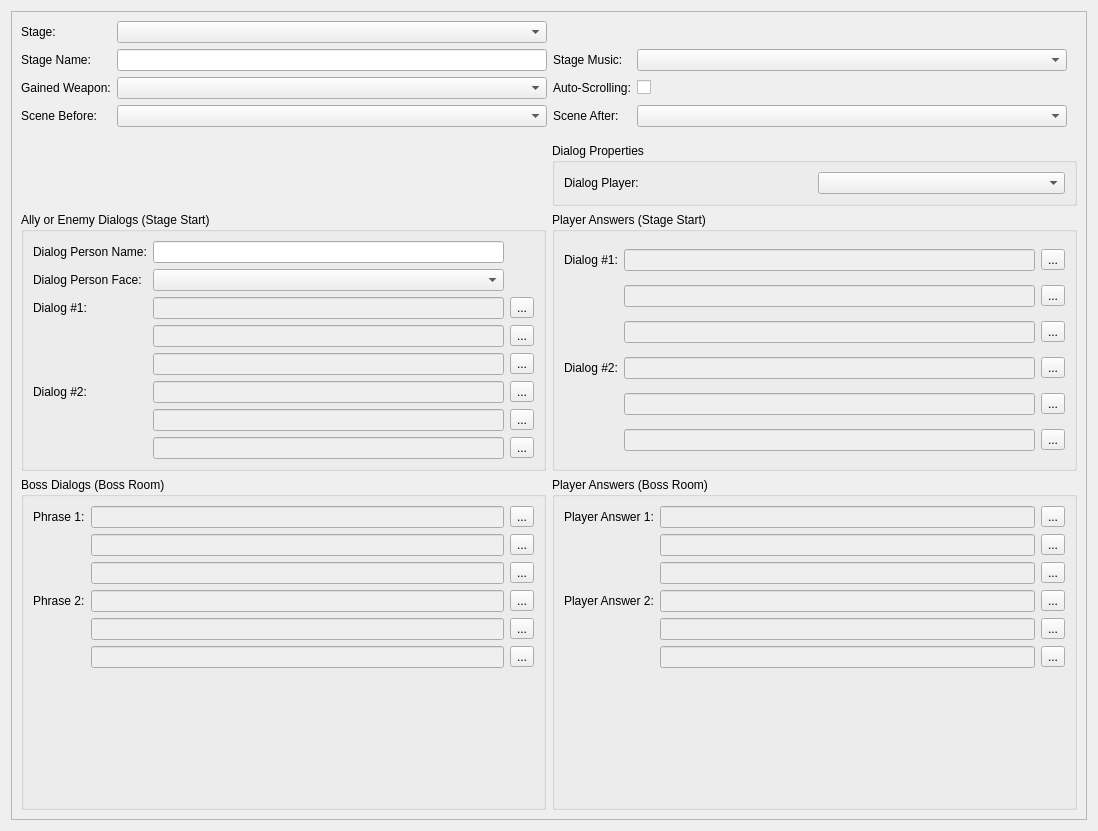
<?xml version="1.0" encoding="UTF-8"?>
<ui version="4.0">
 <class>stage_edit</class>
 <widget class="QWidget" name="stage_edit">
  <property name="geometry">
   <rect>
    <x>0</x>
    <y>0</y>
    <width>1098</width>
    <height>831</height>
   </rect>
  </property>
  <property name="windowTitle">
   <string>Form</string>
  </property>
  <layout class="QGridLayout" name="gridLayout">
   <item row="0" column="0">
    <widget class="QScrollArea" name="scrollArea">
     <property name="widgetResizable">
      <bool>true</bool>
     </property>
     <widget class="QWidget" name="scrollAreaWidgetContents">
      <property name="geometry">
       <rect>
        <x>0</x>
        <y>0</y>
        <width>1078</width>
        <height>811</height>
       </rect>
      </property>
      <layout class="QVBoxLayout" name="verticalLayout_2">
       <item>
        <layout class="QGridLayout" name="gridLayout_4">
         <property name="rightMargin">
          <number>10</number>
         </property>
         <property name="bottomMargin">
          <number>10</number>
         </property>
         <item row="0" column="1">
          <widget class="QComboBox" name="stages_tab_stage_combo"/>
         </item>
         <item row="4" column="1">
          <widget class="QComboBox" name="stage_boss_weapon_combo"/>
         </item>
         <item row="0" column="0">
          <widget class="QLabel" name="label_48">
           <property name="text">
            <string>Stage:</string>
           </property>
          </widget>
         </item>
         <item row="1" column="0">
          <widget class="QLabel" name="label_49">
           <property name="text">
            <string>Stage Name:</string>
           </property>
          </widget>
         </item>
         <item row="1" column="1">
          <widget class="QLineEdit" name="stages_tab_stage_name_lineedit">
           <property name="maxLength">
            <number>30</number>
           </property>
          </widget>
         </item>
         <item row="4" column="0">
          <widget class="QLabel" name="label_63">
           <property name="text">
            <string>Gained Weapon:</string>
           </property>
          </widget>
         </item>
         <item row="0" column="4">
          <spacer name="horizontalSpacer">
           <property name="orientation">
            <enum>Qt::Horizontal</enum>
           </property>
           <property name="sizeHint" stdset="0">
            <size>
             <width>40</width>
             <height>20</height>
            </size>
           </property>
          </spacer>
         </item>
         <item row="1" column="3">
          <widget class="QLabel" name="label_13">
           <property name="text">
            <string>Stage Music:</string>
           </property>
          </widget>
         </item>
         <item row="1" column="4">
          <widget class="QComboBox" name="stages_tab_bgmusic_combo"/>
         </item>
         <item row="4" column="3">
          <widget class="QLabel" name="label_3">
           <property name="text">
            <string>Auto-Scrolling:</string>
           </property>
          </widget>
         </item>
         <item row="4" column="4">
          <widget class="QCheckBox" name="autoScrolling_checkBox">
           <property name="text">
            <string/>
           </property>
          </widget>
         </item>
         <item row="5" column="0">
          <widget class="QLabel" name="label_4">
           <property name="text">
            <string>Scene Before:</string>
           </property>
          </widget>
         </item>
         <item row="5" column="3">
          <widget class="QLabel" name="label_6">
           <property name="text">
            <string>Scene After:</string>
           </property>
          </widget>
         </item>
         <item row="5" column="1">
          <widget class="QComboBox" name="cutscenePre_comboBox"/>
         </item>
         <item row="5" column="4">
          <widget class="QComboBox" name="cutscenePos_comboBox"/>
         </item>
        </layout>
       </item>
       <item>
        <layout class="QVBoxLayout" name="verticalLayout">
         <item>
          <layout class="QGridLayout" name="gridLayout_6">
           <item row="2" column="0">
            <widget class="QGroupBox" name="groupBox_4">
             <property name="title">
              <string>Boss Dialogs (Boss Room)</string>
             </property>
             <layout class="QGridLayout" name="gridLayout_13">
              <item row="5" column="1">
               <widget class="QLineEdit" name="boss_dialog_text2_line3">
                <property name="enabled">
                 <bool>false</bool>
                </property>
                <property name="maxLength">
                 <number>30</number>
                </property>
               </widget>
              </item>
              <item row="2" column="2">
               <widget class="QToolButton" name="boss_phrase1_3_toolButton">
                <property name="text">
                 <string>...</string>
                </property>
               </widget>
              </item>
              <item row="5" column="2">
               <widget class="QToolButton" name="boss_phrase2_3_toolButton">
                <property name="text">
                 <string>...</string>
                </property>
               </widget>
              </item>
              <item row="4" column="2">
               <widget class="QToolButton" name="boss_phrase2_2_toolButton">
                <property name="text">
                 <string>...</string>
                </property>
               </widget>
              </item>
              <item row="2" column="1">
               <widget class="QLineEdit" name="boss_dialog_text1_line3">
                <property name="enabled">
                 <bool>false</bool>
                </property>
                <property name="maxLength">
                 <number>30</number>
                </property>
               </widget>
              </item>
              <item row="0" column="0">
               <widget class="QLabel" name="label_21">
                <property name="text">
                 <string>Phrase 1:</string>
                </property>
               </widget>
              </item>
              <item row="1" column="2">
               <widget class="QToolButton" name="boss_phrase1_2_toolButton">
                <property name="text">
                 <string>...</string>
                </property>
               </widget>
              </item>
              <item row="3" column="0">
               <widget class="QLabel" name="label_24">
                <property name="text">
                 <string>Phrase 2:</string>
                </property>
               </widget>
              </item>
              <item row="3" column="2">
               <widget class="QToolButton" name="boss_phrase2_1_toolButton">
                <property name="text">
                 <string>...</string>
                </property>
               </widget>
              </item>
              <item row="4" column="1">
               <widget class="QLineEdit" name="boss_dialog_text2_line2">
                <property name="enabled">
                 <bool>false</bool>
                </property>
                <property name="maxLength">
                 <number>30</number>
                </property>
               </widget>
              </item>
              <item row="3" column="1">
               <widget class="QLineEdit" name="boss_dialog_text2_line1">
                <property name="enabled">
                 <bool>false</bool>
                </property>
                <property name="maxLength">
                 <number>30</number>
                </property>
               </widget>
              </item>
              <item row="0" column="2">
               <widget class="QToolButton" name="boss_phrase1_1_toolButton">
                <property name="text">
                 <string>...</string>
                </property>
               </widget>
              </item>
              <item row="1" column="1">
               <widget class="QLineEdit" name="boss_dialog_text1_line2">
                <property name="enabled">
                 <bool>false</bool>
                </property>
                <property name="maxLength">
                 <number>30</number>
                </property>
               </widget>
              </item>
              <item row="0" column="1">
               <widget class="QLineEdit" name="boss_dialog_text1_line1">
                <property name="enabled">
                 <bool>false</bool>
                </property>
                <property name="maxLength">
                 <number>30</number>
                </property>
               </widget>
              </item>
              <item row="6" column="1">
               <spacer name="verticalSpacer_3">
                <property name="orientation">
                 <enum>Qt::Vertical</enum>
                </property>
                <property name="sizeHint" stdset="0">
                 <size>
                  <width>20</width>
                  <height>40</height>
                 </size>
                </property>
               </spacer>
              </item>
             </layout>
            </widget>
           </item>
           <item row="1" column="0">
            <widget class="QGroupBox" name="groupBox_2">
             <property name="title">
              <string>Ally or Enemy Dialogs (Stage Start)</string>
             </property>
             <layout class="QGridLayout" name="gridLayout_9">
              <item row="6" column="2">
               <widget class="QToolButton" name="phrase2_1_toolButton">
                <property name="text">
                 <string>...</string>
                </property>
               </widget>
              </item>
              <item row="2" column="2">
               <widget class="QToolButton" name="phrase1_1_toolButton">
                <property name="text">
                 <string>...</string>
                </property>
               </widget>
              </item>
              <item row="0" column="1">
               <widget class="QLineEdit" name="stages_tab_bossname_lineedit">
                <property name="enabled">
                 <bool>true</bool>
                </property>
                <property name="maxLength">
                 <number>30</number>
                </property>
               </widget>
              </item>
              <item row="7" column="2">
               <widget class="QToolButton" name="phrase2_2_toolButton">
                <property name="text">
                 <string>...</string>
                </property>
               </widget>
              </item>
              <item row="8" column="2">
               <widget class="QToolButton" name="phrase2_3_toolButton">
                <property name="text">
                 <string>...</string>
                </property>
               </widget>
              </item>
              <item row="3" column="2">
               <widget class="QToolButton" name="phrase1_2_toolButton">
                <property name="text">
                 <string>...</string>
                </property>
               </widget>
              </item>
              <item row="6" column="1">
               <widget class="QLineEdit" name="dialogs_line2_text1">
                <property name="enabled">
                 <bool>false</bool>
                </property>
                <property name="maxLength">
                 <number>30</number>
                </property>
               </widget>
              </item>
              <item row="4" column="1">
               <widget class="QLineEdit" name="dialogs_line1_text3">
                <property name="enabled">
                 <bool>false</bool>
                </property>
                <property name="maxLength">
                 <number>30</number>
                </property>
               </widget>
              </item>
              <item row="3" column="1">
               <widget class="QLineEdit" name="dialogs_line1_text2">
                <property name="enabled">
                 <bool>false</bool>
                </property>
                <property name="maxLength">
                 <number>30</number>
                </property>
               </widget>
              </item>
              <item row="1" column="0">
               <widget class="QLabel" name="label_9">
                <property name="text">
                 <string>Dialog Person Face:</string>
                </property>
               </widget>
              </item>
              <item row="0" column="0">
               <widget class="QLabel" name="label_8">
                <property name="text">
                 <string>Dialog Person Name:</string>
                </property>
               </widget>
              </item>
              <item row="7" column="1">
               <widget class="QLineEdit" name="dialogs_line2_text2">
                <property name="enabled">
                 <bool>false</bool>
                </property>
                <property name="maxLength">
                 <number>30</number>
                </property>
               </widget>
              </item>
              <item row="8" column="1">
               <widget class="QLineEdit" name="dialogs_line2_text3">
                <property name="enabled">
                 <bool>false</bool>
                </property>
                <property name="maxLength">
                 <number>30</number>
                </property>
               </widget>
              </item>
              <item row="1" column="1">
               <widget class="QComboBox" name="dialogs_line1_face_combo">
                <property name="iconSize">
                 <size>
                  <width>32</width>
                  <height>32</height>
                 </size>
                </property>
               </widget>
              </item>
              <item row="6" column="0">
               <widget class="QLabel" name="label_5">
                <property name="text">
                 <string>Dialog #2:</string>
                </property>
               </widget>
              </item>
              <item row="2" column="0">
               <widget class="QLabel" name="label_51">
                <property name="text">
                 <string>Dialog #1:</string>
                </property>
               </widget>
              </item>
              <item row="2" column="1">
               <widget class="QLineEdit" name="dialogs_line1_text1">
                <property name="enabled">
                 <bool>false</bool>
                </property>
                <property name="maxLength">
                 <number>30</number>
                </property>
               </widget>
              </item>
              <item row="4" column="2">
               <widget class="QToolButton" name="phrase1_3_toolButton">
                <property name="text">
                 <string>...</string>
                </property>
               </widget>
              </item>
             </layout>
            </widget>
           </item>
           <item row="2" column="1">
            <widget class="QGroupBox" name="groupBox_5">
             <property name="title">
              <string>Player Answers (Boss Room)</string>
             </property>
             <layout class="QGridLayout" name="gridLayout_14">
              <item row="3" column="1">
               <widget class="QLineEdit" name="boss_dialog_answer2_line1">
                <property name="enabled">
                 <bool>false</bool>
                </property>
                <property name="maxLength">
                 <number>30</number>
                </property>
               </widget>
              </item>
              <item row="0" column="2">
               <widget class="QToolButton" name="boss_answer1_1_toolButton">
                <property name="text">
                 <string>...</string>
                </property>
               </widget>
              </item>
              <item row="6" column="1">
               <spacer name="verticalSpacer">
                <property name="orientation">
                 <enum>Qt::Vertical</enum>
                </property>
                <property name="sizeHint" stdset="0">
                 <size>
                  <width>20</width>
                  <height>40</height>
                 </size>
                </property>
               </spacer>
              </item>
              <item row="1" column="1">
               <widget class="QLineEdit" name="boss_dialog_answer1_line2">
                <property name="enabled">
                 <bool>false</bool>
                </property>
                <property name="maxLength">
                 <number>30</number>
                </property>
               </widget>
              </item>
              <item row="0" column="0">
               <widget class="QLabel" name="label">
                <property name="text">
                 <string>Player Answer 1:</string>
                </property>
               </widget>
              </item>
              <item row="3" column="0">
               <widget class="QLabel" name="label_2">
                <property name="text">
                 <string>Player Answer 2:</string>
                </property>
               </widget>
              </item>
              <item row="3" column="2">
               <widget class="QToolButton" name="boss_answer2_1_toolButton">
                <property name="text">
                 <string>...</string>
                </property>
               </widget>
              </item>
              <item row="4" column="2">
               <widget class="QToolButton" name="boss_answer2_2_toolButton">
                <property name="text">
                 <string>...</string>
                </property>
               </widget>
              </item>
              <item row="5" column="1">
               <widget class="QLineEdit" name="boss_dialog_answer2_line3">
                <property name="enabled">
                 <bool>false</bool>
                </property>
                <property name="maxLength">
                 <number>30</number>
                </property>
               </widget>
              </item>
              <item row="4" column="1">
               <widget class="QLineEdit" name="boss_dialog_answer2_line2">
                <property name="enabled">
                 <bool>false</bool>
                </property>
                <property name="maxLength">
                 <number>30</number>
                </property>
               </widget>
              </item>
              <item row="5" column="2">
               <widget class="QToolButton" name="boss_answer2_3_toolButton">
                <property name="text">
                 <string>...</string>
                </property>
               </widget>
              </item>
              <item row="0" column="1">
               <widget class="QLineEdit" name="boss_dialog_answer1_line1">
                <property name="enabled">
                 <bool>false</bool>
                </property>
                <property name="maxLength">
                 <number>30</number>
                </property>
               </widget>
              </item>
              <item row="2" column="1">
               <widget class="QLineEdit" name="boss_dialog_answer1_line3">
                <property name="enabled">
                 <bool>false</bool>
                </property>
                <property name="maxLength">
                 <number>30</number>
                </property>
               </widget>
              </item>
              <item row="2" column="2">
               <widget class="QToolButton" name="boss_answer1_3_toolButton">
                <property name="text">
                 <string>...</string>
                </property>
               </widget>
              </item>
              <item row="1" column="2">
               <widget class="QToolButton" name="boss_answer1_2_toolButton">
                <property name="text">
                 <string>...</string>
                </property>
               </widget>
              </item>
             </layout>
            </widget>
           </item>
           <item row="1" column="1">
            <widget class="QGroupBox" name="groupBox_3">
             <property name="title">
              <string>Player Answers (Stage Start)</string>
             </property>
             <layout class="QGridLayout" name="gridLayout_7">
              <item row="1" column="1">
               <widget class="QLineEdit" name="dialogs_answer1_text2">
                <property name="enabled">
                 <bool>false</bool>
                </property>
                <property name="maxLength">
                 <number>30</number>
                </property>
               </widget>
              </item>
              <item row="2" column="1">
               <widget class="QLineEdit" name="dialogs_answer1_text3">
                <property name="enabled">
                 <bool>false</bool>
                </property>
                <property name="maxLength">
                 <number>30</number>
                </property>
               </widget>
              </item>
              <item row="3" column="0">
               <widget class="QLabel" name="label_57">
                <property name="text">
                 <string>Dialog #2:</string>
                </property>
               </widget>
              </item>
              <item row="4" column="1">
               <widget class="QLineEdit" name="dialogs_answer2_text2">
                <property name="enabled">
                 <bool>false</bool>
                </property>
                <property name="maxLength">
                 <number>30</number>
                </property>
               </widget>
              </item>
              <item row="0" column="0">
               <widget class="QLabel" name="label_55">
                <property name="text">
                 <string>Dialog #1:</string>
                </property>
               </widget>
              </item>
              <item row="3" column="1">
               <widget class="QLineEdit" name="dialogs_answer2_text1">
                <property name="enabled">
                 <bool>false</bool>
                </property>
                <property name="maxLength">
                 <number>30</number>
                </property>
               </widget>
              </item>
              <item row="0" column="2">
               <widget class="QToolButton" name="answer1_1_toolButton">
                <property name="text">
                 <string>...</string>
                </property>
               </widget>
              </item>
              <item row="2" column="2">
               <widget class="QToolButton" name="answer1_3_toolButton">
                <property name="text">
                 <string>...</string>
                </property>
               </widget>
              </item>
              <item row="1" column="2">
               <widget class="QToolButton" name="answer1_2_toolButton">
                <property name="text">
                 <string>...</string>
                </property>
               </widget>
              </item>
              <item row="4" column="2">
               <widget class="QToolButton" name="answer2_2_toolButton">
                <property name="text">
                 <string>...</string>
                </property>
               </widget>
              </item>
              <item row="3" column="2">
               <widget class="QToolButton" name="answer2_1_toolButton">
                <property name="text">
                 <string>...</string>
                </property>
               </widget>
              </item>
              <item row="5" column="1">
               <widget class="QLineEdit" name="dialogs_answer2_text3">
                <property name="enabled">
                 <bool>false</bool>
                </property>
                <property name="maxLength">
                 <number>30</number>
                </property>
               </widget>
              </item>
              <item row="0" column="1">
               <widget class="QLineEdit" name="dialogs_answer1_text1">
                <property name="enabled">
                 <bool>false</bool>
                </property>
                <property name="maxLength">
                 <number>30</number>
                </property>
               </widget>
              </item>
              <item row="5" column="2">
               <widget class="QToolButton" name="answer2_3_toolButton">
                <property name="text">
                 <string>...</string>
                </property>
               </widget>
              </item>
             </layout>
            </widget>
           </item>
           <item row="0" column="1">
            <widget class="QGroupBox" name="groupBox">
             <property name="title">
              <string>Dialog Properties</string>
             </property>
             <layout class="QGridLayout" name="gridLayout_11">
              <item row="0" column="0">
               <widget class="QLabel" name="label_54">
                <property name="text">
                 <string>Dialog Player:</string>
                </property>
               </widget>
              </item>
              <item row="0" column="1">
               <widget class="QComboBox" name="dialogs_answer1_player"/>
              </item>
             </layout>
            </widget>
           </item>
          </layout>
         </item>
        </layout>
       </item>
      </layout>
     </widget>
    </widget>
   </item>
  </layout>
 </widget>
 <resources/>
 <connections/>
</ui>
